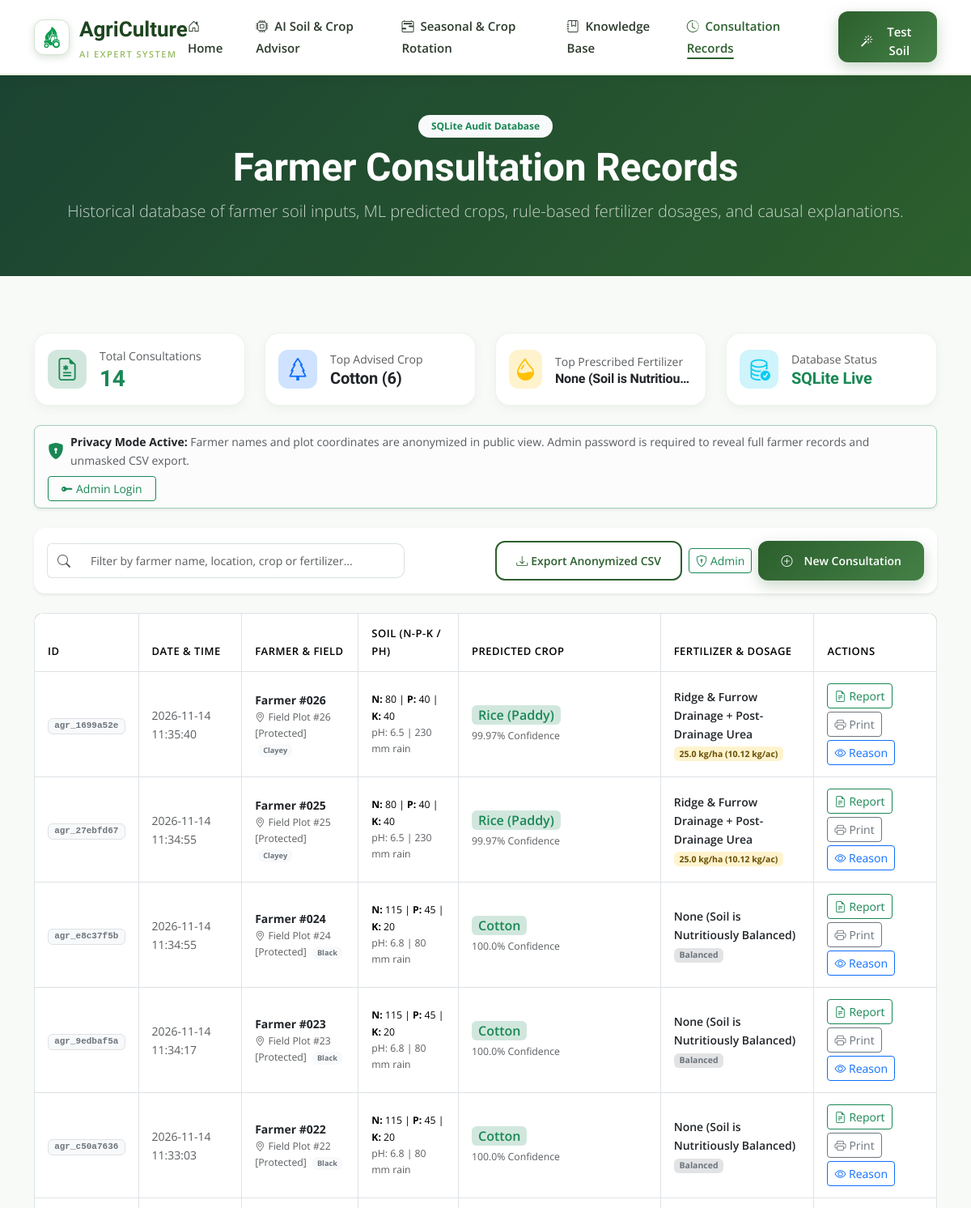
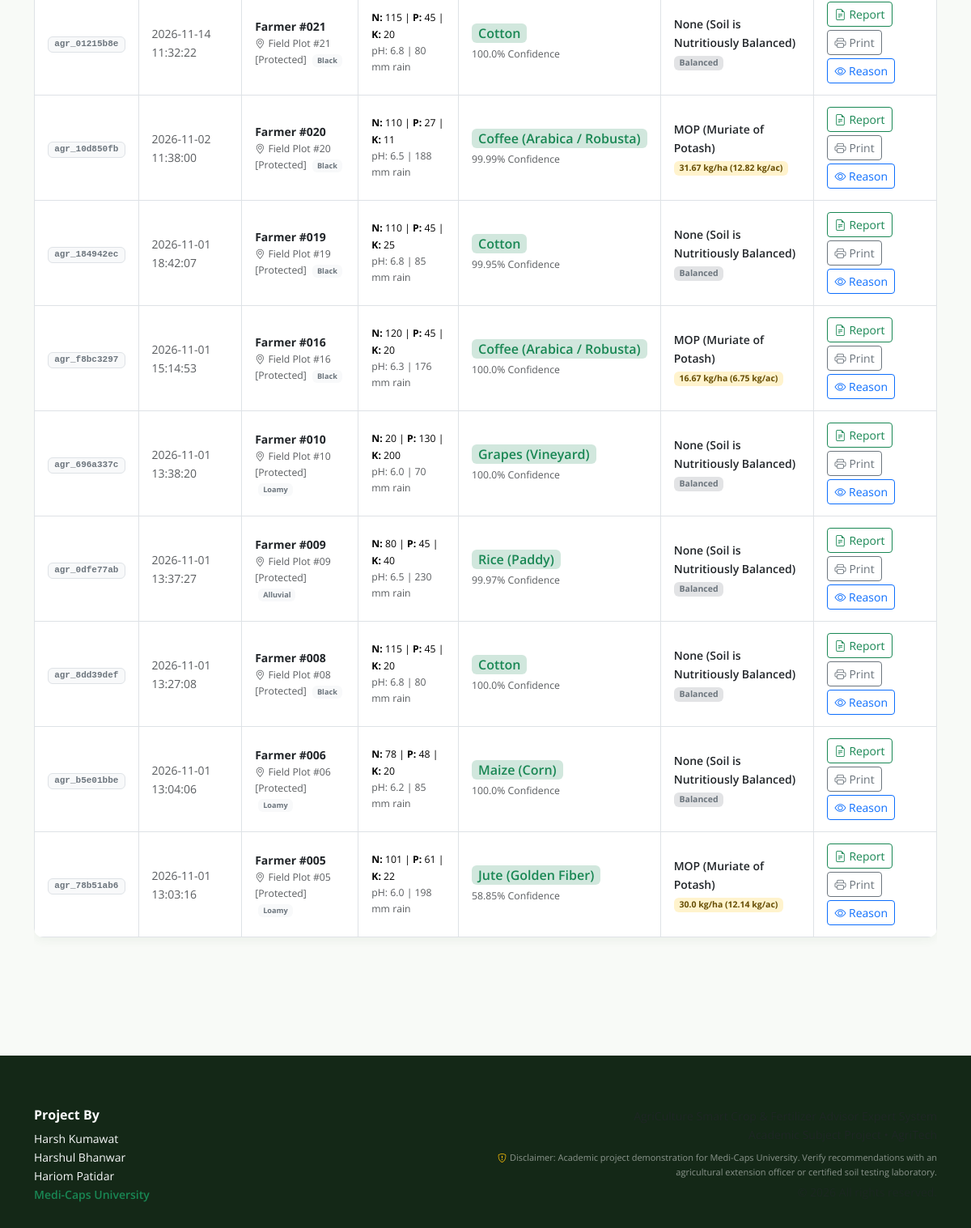
The app's page /history with its own data (2 pictures, top to bottom).
### tables this page shows
CREATE TABLE recommendations_history (
                    id INTEGER PRIMARY KEY AUTOINCREMENT,
                    timestamp TEXT NOT NULL,
                    farmer_name TEXT DEFAULT 'Farmer',
                    location TEXT DEFAULT 'Farm Field #1',
                    soil_type TEXT DEFAULT 'Alluvial/Loamy',
                    N REAL NOT NULL,
                    P REAL NOT NULL,
                    K REAL NOT NULL,
                    ph REAL NOT NULL,
                    temperature REAL NOT NULL,
                    humidity REAL NOT NULL,
                    rainfall REAL NOT NULL,
                    predicted_crop TEXT NOT NULL,
                    confidence REAL NOT NULL,
                    recommended_fertilizer TEXT NOT NULL,
                    dosage_kg_ha REAL NOT NULL,
                    dosage_kg_acre REAL NOT NULL,
                    explanation TEXT NOT NULL,
                    fired_rules_json TEXT,
                    nutrient_gaps_json TEXT
                , report_id TEXT);

### app.py (the view)
@app.route('/history')
def history():
    is_admin = check_is_admin()
    records = db.fetch_history(limit=100, anonymize=(not is_admin))
    stats = db.get_statistics()
    return render_template('history.html', history=records, stats=stats, is_admin=is_admin)

### templates/history.html (shortened to what this page needs)
<!DOCTYPE html>
<html lang="en">
<head>
  <link href="https://cdn.jsdelivr.net/npm/bootstrap@5.3.3/dist/css/bootstrap.min.css" rel="stylesheet">
  <link href="https://cdn.jsdelivr.net/npm/bootstrap-icons@1.11.3/font/bootstrap-icons.min.css" rel="stylesheet">
  <link href="/static/assets/css/main.css?v=2.2" rel="stylesheet">
</head>
<body>
  <header id="header" class="header sticky-top">
    <div class="container-fluid container-xl d-flex align-items-center justify-content-between position-relative">
      <a href="/" class="logo-brand">
        <div class="brand-icon">
          <img src="/static/assets/img/logo.png" alt="AgriCulture Logo" width="38" height="38">
        </div>
        <div>
          <span class="brand-text">AgriCulture</span>
          <span class="brand-tagline">AI Expert System</span>
        </div>
      </a>
      <nav id="navmenu" class="navmenu">
        <ul>
          <li><a href="/"><i class="bi bi-house-door me-1"></i> Home</a></li>
          <li><a href="/advisor"><i class="bi bi-cpu me-1"></i> AI Soil & Crop Advisor</a></li>
          <li><a href="/rotation"><i class="bi bi-calendar2-range me-1"></i> Seasonal & Crop Rotation</a></li>
          <li><a href="/knowledge"><i class="bi bi-journal-bookmark me-1"></i> Knowledge Base</a></li>
          <li><a href="/history" class="active"><i class="bi bi-clock-history me-1"></i> Consultation Records</a></li>
          <li><a href="/advisor" class="btn btn-sm btn-agri ms-2 text-white"><i class="bi bi-magic me-1"></i> Test Soil</a></li>
        </ul>
      </nav>
    </div>
  </header>
  <section class="py-5" style="background: linear-gradient(135deg, #1b4332, #2c5f2d); color: #fff;">
    <div class="container text-center">
      <div class="badge bg-light text-success fw-bold px-3 py-2 rounded-pill mb-2">SQLite Audit Database</div>
      <h1 class="display-5 fw-bold text-white mb-2">Farmer Consultation Records</h1>
      <p class="lead opacity-75 max-w-700 mx-auto">
        Historical database of farmer soil inputs, ML predicted crops, rule-based fertilizer dosages, and causal explanations.
      </p>
    </div>
  </section>
  <section class="section">
    <div class="container">
      <div class="row g-4 mb-4">
        <div class="col-lg-3 col-sm-6">
          <div class="expert-card p-3 d-flex align-items-center gap-3">
            <div class="card-header-icon bg-success-subtle text-success fs-3">
              <i class="bi bi-file-earmark-medical"></i>
            </div>
            <div>
              <div class="text-muted small">Total Consultations</div>
              <h3 class="fw-bold mb-0 text-success">{{ stats.total_recommendations }}</h3>
            </div>
          </div>
        </div>
        <div class="col-lg-3 col-sm-6">
          <div class="expert-card p-3 d-flex align-items-center gap-3">
            <div class="card-header-icon bg-primary-subtle text-primary fs-3">
              <i class="bi bi-tree"></i>
            </div>
            <div>
              <div class="text-muted small">Top Advised Crop</div>
              <h5 class="fw-bold mb-0 text-dark">
                {% if stats.top_crops %}{{ stats.top_crops[0].crop }} ({{ stats.top_crops[0].count }}){% else %}None{% endif %}
              </h5>
            </div>
          </div>
        </div>
        <div class="col-lg-3 col-sm-6">
          <div class="expert-card p-3 d-flex align-items-center gap-3">
            <div class="card-header-icon bg-warning-subtle text-warning fs-3">
              <i class="bi bi-droplet-half"></i>
            </div>
            <div>
              <div class="text-muted small">Top Prescribed Fertilizer</div>
              <h6 class="fw-bold mb-0 text-dark text-truncate" style="max-width: 170px;" title="{% if stats.top_fertilizers %}{{ stats.top_fertilizers[0].fertilizer }}{% endif %}">
                {% if stats.top_fertilizers %}{{ stats.top_fertilizers[0].fertilizer }}{% else %}None{% endif %}
              </h6>
            </div>
          </div>
        </div>
        <div class="col-lg-3 col-sm-6">
          <div class="expert-card p-3 d-flex align-items-center gap-3">
            <div class="card-header-icon bg-info-subtle text-info fs-3">
              <i class="bi bi-database-check"></i>
            </div>
            <div>
              <div class="text-muted small">Database Status</div>
              <h5 class="fw-bold mb-0 text-success">SQLite Live</h5>
            </div>
          </div>
        </div>
      </div>
      {% if not is_admin %}
      <div class="alert alert-light border border-success-subtle py-2 px-3 small mb-4 rounded-3 d-flex flex-wrap align-items-center justify-content-between gap-2 shadow-sm">
        <div class="d-flex align-items-center gap-2">
          <i class="bi bi-shield-lock-fill text-success fs-5"></i>
          <div>
            <strong class="text-dark">Privacy Mode Active:</strong>
            <span class="text-muted">Farmer names and plot coordinates are anonymized in public view. Admin password is required to reveal full farmer records and unmasked CSV export.</span>
          </div>
        </div>
        <button class="btn btn-outline-success btn-sm px-3" data-bs-toggle="modal" data-bs-target="#adminLoginModal">
          <i class="bi bi-key-fill me-1"></i>Admin Login
        </button>
      </div>
      {% endif %}
      <div class="card p-3 mb-4 border-0 shadow-sm" style="border-radius: 14px;">
        <div class="row g-3 align-items-center justify-content-between">
          <div class="col-md-5">
            <div class="input-group">
              <span class="input-group-text bg-white border-end-0"><i class="bi bi-search text-muted"></i></span>
              <input type="text" class="form-control border-start-0" id="historySearchInput" placeholder="Filter by farmer name, location, crop or fertilizer..." onkeyup="filterHistoryTable()">
            </div>
          </div>
          <div class="col-md-7 text-md-end d-flex flex-wrap gap-2 justify-content-md-end align-items-center">
            <button class="btn btn-agri-outline btn-sm" onclick="exportHistoryCSV()">
              <i class="bi bi-download me-1"></i>{% if is_admin %}Export Full CSV{% else %}Export Anonymized CSV{% endif %}
            </button>
            {% if not is_admin %}
            <button class="btn btn-outline-success btn-sm" data-bs-toggle="modal" data-bs-target="#adminLoginModal">
              <i class="bi bi-shield-lock me-1"></i>Admin
            </button>
            {% else %}
            <a href="/api/admin/logout" class="btn btn-outline-danger btn-sm">
              <i class="bi bi-box-arrow-right me-1"></i>Logout
            </a>
            {% endif %}
            <a href="/advisor" class="btn btn-agri btn-sm">
              <i class="bi bi-plus-circle me-1"></i> New Consultation
            </a>
          </div>
        </div>
      </div>
      <div class="table-responsive">
        <table class="table table-bordered table-custom responsive-card-table align-middle" id="historyTable">
          <thead>
            <tr>
              <th style="width: 5%;">ID</th>
              <th style="width: 14%;">Date & Time</th>
              <th style="width: 16%;">Farmer & Field</th>
              <th style="width: 15%;">Soil (N-P-K / pH)</th>
              <th style="width: 15%;">Predicted Crop</th>
              <th style="width: 18%;">Fertilizer & Dosage</th>
              <th style="width: 17%;">Actions</th>
            </tr>
          </thead>
          <tbody>
            {% for item in history %}
            <tr class="history-row" data-search="{{ item.farmer_name|lower }} {{ item.location|lower }} {{ item.predicted_crop|lower }} {{ item.recommended_fertilizer|lower }}">
              <td data-label="ID"><span class="badge bg-light text-secondary border font-monospace" style="font-size: 11px;">{{ item.report_id if item.report_id else ('#' ~ item.id) }}</span></td>
              <td data-label="Date & Time" class="small text-muted">{{ item.timestamp }}</td>
              <td data-label="Farmer & Field">
                <div class="fw-bold text-dark">{{ item.farmer_name }}</div>
                <div class="small text-muted"><i class="bi bi-geo-alt me-1"></i>{{ item.location }} <span class="badge bg-light text-secondary ms-1">{{ item.soil_type }}</span></div>
              </td>
              <td data-label="Soil Chemistry">
                <div class="small">
                  <strong>N:</strong> {{ item.N|int }} | <strong>P:</strong> {{ item.P|int }} | <strong>K:</strong> {{ item.K|int }}
                </div>
                <div class="small text-muted">
                  pH: {{ item.ph }} | {{ item.rainfall|int }} mm rain
                </div>
              </td>
              <td data-label="Predicted Crop">
                <span class="badge bg-success-subtle text-success fs-6 fw-semibold px-2 py-1">
                  {{ item.predicted_crop }}
                </span>
                <div class="small text-muted mt-1">{{ item.confidence }}% Confidence</div>
              </td>
              <td data-label="Fertilizer & Dose">
                <div class="fw-semibold text-dark">{{ item.recommended_fertilizer }}</div>
                {% if item.dosage_kg_ha > 0 %}
                <span class="badge bg-warning-subtle text-warning-emphasis">
                  {{ item.dosage_kg_ha }} kg/ha ({{ item.dosage_kg_acre }} kg/ac)
                </span>
                {% else %}
                <span class="badge bg-secondary-subtle text-secondary">Balanced</span>
                {% endif %}
              </td>
              <td data-label="Actions">
                <div class="d-flex gap-1 flex-wrap">
                  <a href="/report/{{ item.report_id if item.report_id else item.id }}" target="_blank" class="btn btn-sm btn-outline-success" title="View Advisory Report">
                    <i class="bi bi-file-earmark-text me-1"></i>Report
                  </a>
                  <a href="/report/{{ item.report_id if item.report_id else item.id }}?autoprint=1" target="_blank" class="btn btn-sm btn-outline-secondary" title="Direct Print Report">
                    <i class="bi bi-printer me-1"></i>Print
                  </a>
                  <button class="btn btn-sm btn-outline-primary" onclick="showExplanationModal('{{ item.id }}', '{{ item.farmer_name }}', '{{ item.predicted_crop }}', {{ item.explanation|tojson|safe }})" title="View Reasoning">
                    <i class="bi bi-eye"></i> Reason
                  </button>
                </div>
              </td>
            </tr>
            {% endfor %}
          </tbody>
        </table>
      </div>
    </div>
  </section>
  <footer class="footer">
    <div class="container">
      <div class="row gy-3 justify-content-between align-items-center">
        <div class="col-md-6 text-center text-md-start">
          <div class="fw-bold text-white mb-1">Project By</div>
          <div class="small text-light opacity-90">Harsh Kumawat</div>
          <div class="small text-light opacity-90">Harshul Bhanwar</div>
          <div class="small text-light opacity-90">Hariom Patidar</div>
          <div class="small text-success fw-semibold">Medi-Caps University</div>
        </div>
        <div class="col-md-6 text-center text-md-end small text-muted">
          <div>AgriCulture Smart Crop & Fertilizer Advisor Expert System</div>
          <div>Academic Subject Project • AgriTech</div>
          <div class="mt-2 text-white-50" style="font-size: 11px;">
            <i class="bi bi-shield-exclamation text-warning me-1"></i>Disclaimer: Academic project demonstration for Medi-Caps University. Verify recommendations with an agricultural extension officer or certified soil testing laboratory.
          </div>
          <div class="mt-1 opacity-75">© 2026 All rights reserved.</div>
        </div>
      </div>
    </div>
  </footer>
</body>
</html>

### records on screen
recommendations_history: report "agr_1699a52e", timestamp "2026-11-14 11:35:40", farmer_name "Farmer #026", location "Field Plot #26 [Protected]", soil_type "Clayey", N "80", P "40", K "40", ph "6.5", rainfall "230", predicted_crop "Rice (Paddy)", confidence "99.97", recommended_fertilizer "Ridge & Furrow Drainage + Post-Drainage Urea", dosage_kg_ha "25.0", dosage_kg_acre "10.12"
recommendations_history: report "agr_27ebfd67", timestamp "2026-11-14 11:34:55", farmer_name "Farmer #025", location "Field Plot #25 [Protected]", soil_type "Clayey", N "80", P "40", K "40", ph "6.5", rainfall "230", predicted_crop "Rice (Paddy)", confidence "99.97", recommended_fertilizer "Ridge & Furrow Drainage + Post-Drainage Urea", dosage_kg_ha "25.0", dosage_kg_acre "10.12"
recommendations_history: report "agr_e8c37f5b", timestamp "2026-11-14 11:34:55", farmer_name "Farmer #024", location "Field Plot #24 [Protected]", soil_type "Black", N "115", P "45", K "20", ph "6.8", rainfall "80", predicted_crop "Cotton", confidence "100.0", recommended_fertilizer "None (Soil is Nutritiously Balanced)", dosage_kg_ha "Balanced"
recommendations_history: report "agr_9edbaf5a", timestamp "2026-11-14 11:34:17", farmer_name "Farmer #023", location "Field Plot #23 [Protected]", soil_type "Black", N "115", P "45", K "20", ph "6.8", rainfall "80", predicted_crop "Cotton", confidence "100.0", recommended_fertilizer "None (Soil is Nutritiously Balanced)", dosage_kg_ha "Balanced"
recommendations_history: report "agr_c50a7636", timestamp "2026-11-14 11:33:03", farmer_name "Farmer #022", location "Field Plot #22 [Protected]", soil_type "Black", N "115", P "45", K "20", ph "6.8", rainfall "80", predicted_crop "Cotton", confidence "100.0", recommended_fertilizer "None (Soil is Nutritiously Balanced)", dosage_kg_ha "Balanced"
recommendations_history: report "agr_01215b8e", timestamp "2026-11-14 11:32:22", farmer_name "Farmer #021", location "Field Plot #21 [Protected]", soil_type "Black", N "115", P "45", K "20", ph "6.8", rainfall "80", predicted_crop "Cotton", confidence "100.0", recommended_fertilizer "None (Soil is Nutritiously Balanced)", dosage_kg_ha "Balanced"
recommendations_history: report "agr_10d850fb", timestamp "2026-11-02 11:38:00", farmer_name "Farmer #020", location "Field Plot #20 [Protected]", soil_type "Black", N "110", P "27", K "11", ph "6.5", rainfall "188", predicted_crop "Coffee (Arabica / Robusta)", confidence "99.99", recommended_fertilizer "MOP (Muriate of Potash)", dosage_kg_ha "31.67", dosage_kg_acre "12.82"
recommendations_history: report "agr_184942ec", timestamp "2026-11-01 18:42:07", farmer_name "Farmer #019", location "Field Plot #19 [Protected]", soil_type "Black", N "110", P "45", K "25", ph "6.8", rainfall "85", predicted_crop "Cotton", confidence "99.95", recommended_fertilizer "None (Soil is Nutritiously Balanced)", dosage_kg_ha "Balanced"
recommendations_history: report "agr_f8bc3297", timestamp "2026-11-01 15:14:53", farmer_name "Farmer #016", location "Field Plot #16 [Protected]", soil_type "Black", N "120", P "45", K "20", ph "6.3", rainfall "176", predicted_crop "Coffee (Arabica / Robusta)", confidence "100.0", recommended_fertilizer "MOP (Muriate of Potash)", dosage_kg_ha "16.67", dosage_kg_acre "6.75"
recommendations_history: report "agr_696a337c", timestamp "2026-11-01 13:38:20", farmer_name "Farmer #010", location "Field Plot #10 [Protected]", soil_type "Loamy", N "20", P "130", K "200", ph "6.0", rainfall "70", predicted_crop "Grapes (Vineyard)", confidence "100.0", recommended_fertilizer "None (Soil is Nutritiously Balanced)", dosage_kg_ha "Balanced"
recommendations_history: report "agr_0dfe77ab", timestamp "2026-11-01 13:37:27", farmer_name "Farmer #009", location "Field Plot #09 [Protected]", soil_type "Alluvial", N "80", P "45", K "40", ph "6.5", rainfall "230", predicted_crop "Rice (Paddy)", confidence "99.97", recommended_fertilizer "None (Soil is Nutritiously Balanced)", dosage_kg_ha "Balanced"
recommendations_history: report "agr_8dd39def", timestamp "2026-11-01 13:27:08", farmer_name "Farmer #008", location "Field Plot #08 [Protected]", soil_type "Black", N "115", P "45", K "20", ph "6.8", rainfall "80", predicted_crop "Cotton", confidence "100.0", recommended_fertilizer "None (Soil is Nutritiously Balanced)", dosage_kg_ha "Balanced"
recommendations_history: report "agr_b5e01bbe", timestamp "2026-11-01 13:04:06", farmer_name "Farmer #006", location "Field Plot #06 [Protected]", soil_type "Loamy", N "78", P "48", K "20", ph "6.2", rainfall "85", predicted_crop "Maize (Corn)", confidence "100.0", recommended_fertilizer "None (Soil is Nutritiously Balanced)", dosage_kg_ha "Balanced"
recommendations_history: report "agr_78b51ab6", timestamp "2026-11-01 13:03:16", farmer_name "Farmer #005", location "Field Plot #05 [Protected]", soil_type "Loamy", N "101", P "61", K "22", ph "6.0", rainfall "198", predicted_crop "Jute (Golden Fiber)", confidence "58.85", recommended_fertilizer "MOP (Muriate of Potash)", dosage_kg_ha "30.0", dosage_kg_acre "12.14"

### other values on screen
{{ stats.total_recommendations }} "14"
{{ stats.top_crops[0].crop }} "Cotton"
{{ stats.top_crops[0].count }} "6"
{{ stats.top_fertilizers[0].fertilizer }} "None (Soil is Nutritiou…"
